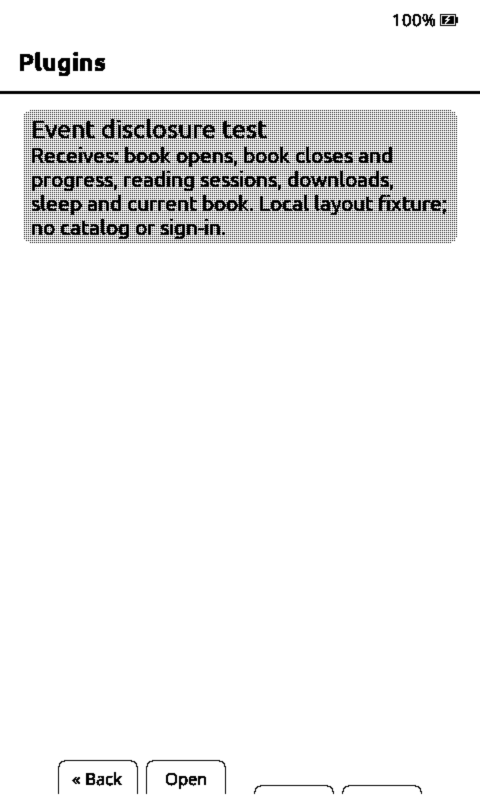
#> input picture test/plugin_picker_layout/fixtures/picker.png, 960 x 1600 px, found by its file name (shown at 1/2 size)
$ python gen_boot_logo.py --input ../test/plugin_picker_layout/fixtures/picker.png
#> lines starting #> are read from the running program, lines starting #| are printed output that depends on the picture
#!/usr/bin/env python3
"""Convert assets/logo-vertical-2208x4227.png (or another PNG) to src/images/BootLogo.h.

Output is 1-bit row-major packed: MSB = left pixel, bit 1 = white, 0 = black (matches Logo120.h).
Width is forced to a multiple of 8 for EInkDisplay::drawImage (required on ESP32-C3 / all targets).

By default the source is rotated 90° counter-clockwise (Pillow convention) before resize so the
boot/sleep logo matches the desired on-device orientation; use --rotate 0 for no rotation.
"""
from __future__ import annotations

import argparse
from pathlib import Path

try:
    from PIL import Image
except ImportError as e:
    raise SystemExit("Install Pillow: pip install Pillow") from e

THRESHOLD = 128


def _swap_aspect_for_rotation(rotate_deg: int) -> bool:
    """90° / 270° (CCW) swap width and height; resize must use swapped aspect ratio."""
    r = rotate_deg % 360
    return r == 90 or r == 270


def image_to_c_header(img: Image.Image, array_name: str) -> str:
    img = img.convert("L")
    width, height = img.size
    if width % 8 != 0:
        raise ValueError(f"width {width} must be multiple of 8")
    pixels = list(img.getdata())
    packed: list[int] = []
    for y in range(height):
        for x in range(0, width, 8):
            byte = 0
            for b in range(8):
                v = pixels[y * width + x + b]
                bit = 1 if v >= THRESHOLD else 0
                byte |= bit << (7 - b)
            packed.append(byte)

    c = "#pragma once\n#include <cstdint>\n\n"
    c += f"// Boot / sleep portrait logo — {width}x{height} (1-bit, MSB=left, 1=white 0=black, row-major)\n"
    c += "// Generated by scripts/gen_boot_logo.py — do not edit by hand.\n"
    c += f"static constexpr int BOOT_LOGO_WIDTH = {width};\n"
    c += f"static constexpr int BOOT_LOGO_HEIGHT = {height};\n"
    c += f"static const uint8_t {array_name}[] = {{\n    "
    for i, v in enumerate(packed):
        c += f"0x{v:02X}, "
        if (i + 1) % 16 == 0:
            c += "\n    "
    c = c.rstrip(", \n") + "\n};\n"
    return c


def main() -> None:
    parser = argparse.ArgumentParser()
    parser.add_argument(
        "--input",
        default="assets/logo-vertical-2208x4227.png",
        help="Source PNG (portrait)",
    )
    parser.add_argument(
        "--height",
        type=int,
        default=180,
        help="Target height in pixels (width from aspect ratio, snapped to multiple of 8)",
    )
    parser.add_argument(
        "--rotate",
        type=int,
        default=90,
        help="Degrees counter-clockwise before resize (Pillow); 0 disables. Default 90 for boot logo.",
    )
    parser.add_argument(
        "--aspect-w",
        type=int,
        default=2208,
        help="Aspect numerator (width of unrotated source)",
    )
    parser.add_argument(
        "--aspect-h",
        type=int,
        default=4227,
        help="Aspect denominator (height of unrotated source)",
    )
    args = parser.parse_args()

    root = Path(__file__).resolve().parents[1]
    in_path = root / args.input
    if not in_path.is_file():
        raise SystemExit(f"Missing input: {in_path}")

    im = Image.open(in_path).convert("RGBA")
#> im is the input picture: PIL image 960x1600 RGBA; mean R, G, B, A 238.2, 238.2, 238.2, 255
    bg = Image.new("RGBA", im.size, (255, 255, 255, 255))
#> bg: PIL image 960x1600 RGBA; every value is 255
    bg.paste(im, mask=im.split()[3])
    im = bg.convert("RGB")
#> im: PIL image 960x1600 RGB
    if args.rotate % 360 != 0:
        im = im.rotate(args.rotate, expand=True, fillcolor=(255, 255, 255))
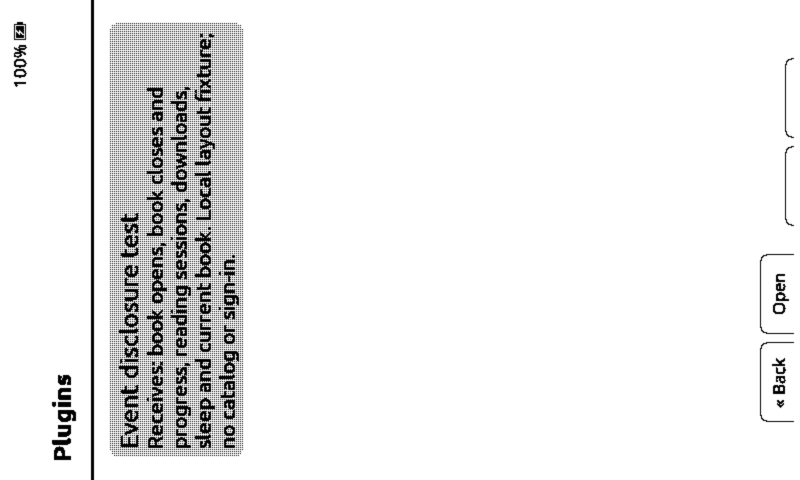
#> im: PIL image 1600x960 RGB (shown at 1/2 size); min 0, max 255, mean 238.2

    h = max(8, args.height)
    aw, ah = args.aspect_w, args.aspect_h
    if _swap_aspect_for_rotation(args.rotate):
        aw, ah = ah, aw
    w = int(round(h * aw / ah))
    w = max(8, (w // 8) * 8)

    im = im.resize((w, h), Image.Resampling.LANCZOS)
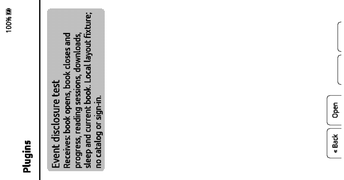
#> im: PIL image 344x180 RGB; min 0, max 255, mean 238.1

    out_path = root / "src" / "images" / "BootLogo.h"
    out_path.parent.mkdir(parents=True, exist_ok=True)
    text = image_to_c_header(im, "BootLogo")
#> in image_to_c_header, `pixels = list(img.getdata())`: pixels = 61920 items
#> after the loop in image_to_c_header, `for y in range(height):`: packed = 7740 values, max 255 at index 0, min 1 at index 4785, mean 244.9
#> the loop in image_to_c_header, `for i, v in enumerate(packed):` made 7740 passes
#> v on passes 1 to 3: 255, 255, 255
    out_path.write_text(text, encoding="utf-8")
    print(f"Wrote {out_path} ({w}x{h}, {w * h // 8} bytes bitmap)")


if __name__ == "__main__":
    main()
